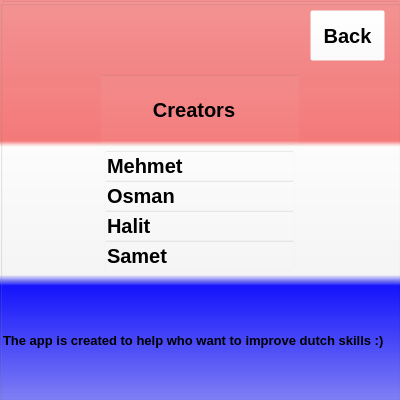
<?xml version="1.0" encoding="UTF-8"?>
<ui version="4.0">
 <class>MainWindow</class>
 <widget class="QMainWindow" name="MainWindow">
  <property name="geometry">
   <rect>
    <x>0</x>
    <y>0</y>
    <width>400</width>
    <height>400</height>
   </rect>
  </property>
  <property name="minimumSize">
   <size>
    <width>400</width>
    <height>400</height>
   </size>
  </property>
  <property name="maximumSize">
   <size>
    <width>400</width>
    <height>400</height>
   </size>
  </property>
  <property name="windowTitle">
   <string>PyBoysFlashcards</string>
  </property>
  <widget class="QWidget" name="centralwidget">
   <widget class="QGroupBox" name="groupBox_2">
    <property name="geometry">
     <rect>
      <x>0</x>
      <y>0</y>
      <width>421</width>
      <height>431</height>
     </rect>
    </property>
    <property name="styleSheet">
     <string notr="true">background-color: qlineargradient(spread:pad, x1:0, y1:0, x2:0, y2:1, stop:0 rgba(255, 0, 0, 102), stop:0.326316 rgba(255, 0, 0, 130), stop:0.339799 rgba(255, 255, 255, 255), stop:0.636842 rgba(255, 255, 255, 135), stop:0.662469 rgba(0, 0, 255, 255), stop:1 rgba(0, 0, 255, 95));</string>
    </property>
    <property name="title">
     <string/>
    </property>
    <widget class="QLineEdit" name="lineEdit">
     <property name="geometry">
      <rect>
       <x>0</x>
       <y>0</y>
       <width>400</width>
       <height>400</height>
      </rect>
     </property>
     <property name="minimumSize">
      <size>
       <width>400</width>
       <height>400</height>
      </size>
     </property>
     <property name="maximumSize">
      <size>
       <width>400</width>
       <height>400</height>
      </size>
     </property>
     <property name="styleSheet">
      <string notr="true">background-color: rgb(255, 255, 255,10);</string>
     </property>
    </widget>
    <widget class="QLineEdit" name="lineEdit_2">
     <property name="geometry">
      <rect>
       <x>100</x>
       <y>74</y>
       <width>200</width>
       <height>71</height>
      </rect>
     </property>
     <property name="font">
      <font>
       <pointsize>15</pointsize>
       <weight>75</weight>
       <bold>true</bold>
      </font>
     </property>
     <property name="styleSheet">
      <string notr="true">background-color: rgb(255, 255, 255,10);
border-color: rgb(255, 255, 255,10);</string>
     </property>
     <property name="text">
      <string>         Creators</string>
     </property>
    </widget>
    <widget class="QLineEdit" name="lineEdit_3">
     <property name="geometry">
      <rect>
       <x>104</x>
       <y>150</y>
       <width>191</width>
       <height>31</height>
      </rect>
     </property>
     <property name="font">
      <font>
       <pointsize>15</pointsize>
       <weight>75</weight>
       <bold>true</bold>
      </font>
     </property>
     <property name="styleSheet">
      <string notr="true">background-color: rgb(255, 255, 255,10);
border-color: rgb(255, 255, 255,10);</string>
     </property>
     <property name="text">
      <string>Mehmet</string>
     </property>
    </widget>
    <widget class="QLineEdit" name="lineEdit_4">
     <property name="geometry">
      <rect>
       <x>104</x>
       <y>240</y>
       <width>191</width>
       <height>31</height>
      </rect>
     </property>
     <property name="font">
      <font>
       <pointsize>15</pointsize>
       <weight>75</weight>
       <bold>true</bold>
      </font>
     </property>
     <property name="styleSheet">
      <string notr="true">background-color: rgb(255, 255, 255,10);
border-color: rgb(255, 255, 255,10);</string>
     </property>
     <property name="text">
      <string>Samet</string>
     </property>
    </widget>
    <widget class="QLineEdit" name="lineEdit_5">
     <property name="geometry">
      <rect>
       <x>104</x>
       <y>210</y>
       <width>191</width>
       <height>31</height>
      </rect>
     </property>
     <property name="font">
      <font>
       <pointsize>15</pointsize>
       <weight>75</weight>
       <bold>true</bold>
      </font>
     </property>
     <property name="styleSheet">
      <string notr="true">background-color: rgb(255, 255, 255,10);
border-color: rgb(255, 255, 255,10);</string>
     </property>
     <property name="text">
      <string>Halit</string>
     </property>
    </widget>
    <widget class="QLineEdit" name="lineEdit_6">
     <property name="geometry">
      <rect>
       <x>104</x>
       <y>180</y>
       <width>191</width>
       <height>31</height>
      </rect>
     </property>
     <property name="font">
      <font>
       <pointsize>15</pointsize>
       <weight>75</weight>
       <bold>true</bold>
      </font>
     </property>
     <property name="styleSheet">
      <string notr="true">background-color: rgb(255, 255, 255,10);
border-color: rgb(255, 255, 255,10);</string>
     </property>
     <property name="text">
      <string>Osman</string>
     </property>
    </widget>
    <widget class="QLineEdit" name="lineEdit_7">
     <property name="geometry">
      <rect>
       <x>0</x>
       <y>280</y>
       <width>401</width>
       <height>121</height>
      </rect>
     </property>
     <property name="font">
      <font>
       <pointsize>10</pointsize>
       <weight>75</weight>
       <bold>true</bold>
      </font>
     </property>
     <property name="styleSheet">
      <string notr="true">background-color: rgb(255, 255, 255,10);
border-color: rgb(255, 255, 255,10);</string>
     </property>
     <property name="text">
      <string>The app is created to help who want to improve dutch skills :)</string>
     </property>
    </widget>
    <widget class="QPushButton" name="pushButton">
     <property name="geometry">
      <rect>
       <x>310</x>
       <y>10</y>
       <width>75</width>
       <height>51</height>
      </rect>
     </property>
     <property name="font">
      <font>
       <pointsize>15</pointsize>
       <weight>75</weight>
       <bold>true</bold>
      </font>
     </property>
     <property name="styleSheet">
      <string notr="true">background-color: rgb(255, 255, 255,10);</string>
     </property>
     <property name="text">
      <string>Back</string>
     </property>
    </widget>
   </widget>
  </widget>
 </widget>
 <resources/>
 <connections/>
</ui>
